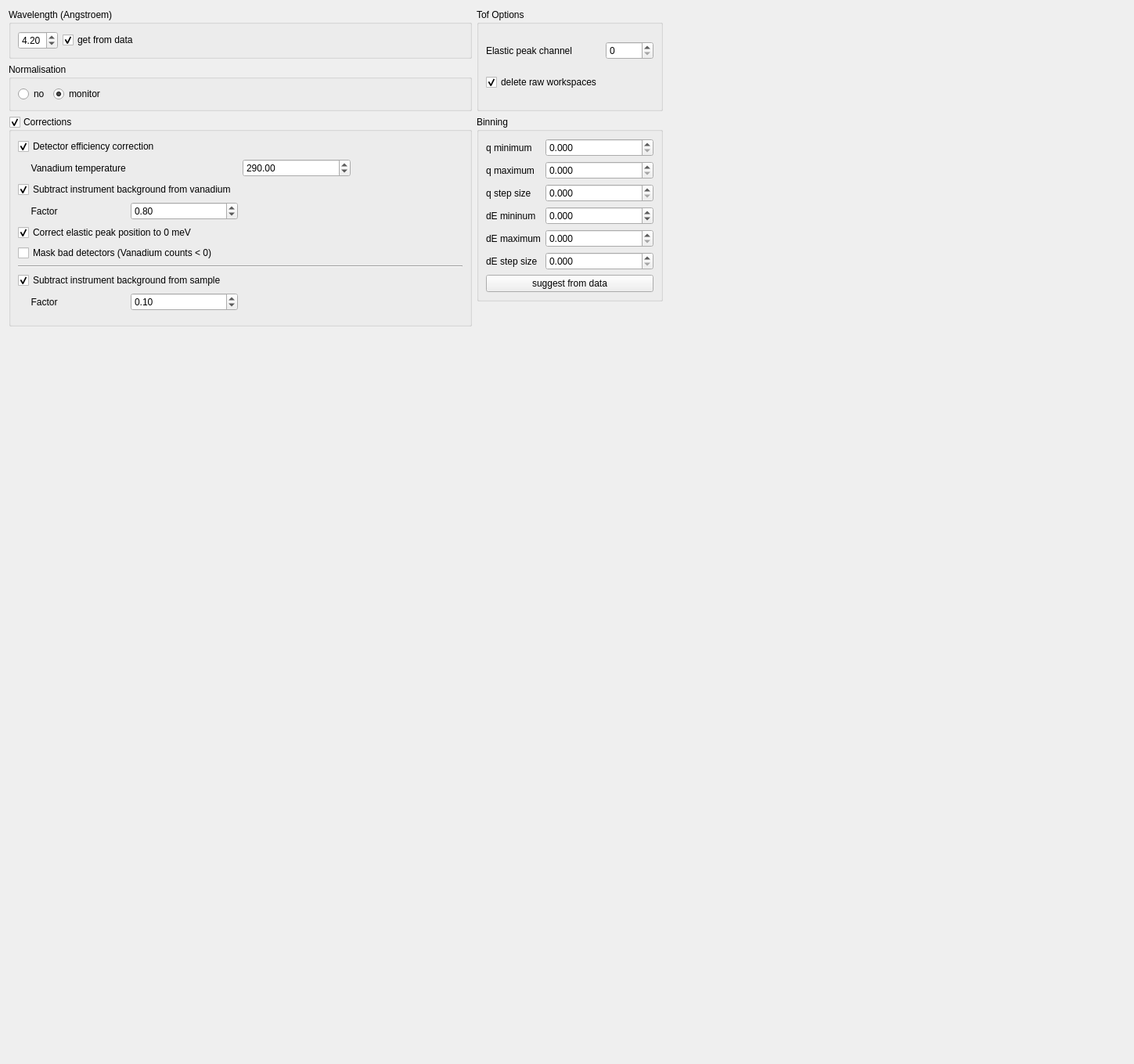
<?xml version="1.0" encoding="UTF-8"?>
<ui version="4.0">
 <class>Form</class>
 <widget class="QWidget" name="Form">
  <property name="geometry">
   <rect>
    <x>0</x>
    <y>0</y>
    <width>1449</width>
    <height>1359</height>
   </rect>
  </property>
  <property name="windowTitle">
   <string>Form</string>
  </property>
  <layout class="QGridLayout" name="gridLayout">
   <item row="0" column="0">
    <widget class="QGroupBox" name="groupBox">
     <property name="title">
      <string>Wavelength (Angstroem)</string>
     </property>
     <layout class="QHBoxLayout" name="horizontalLayout">
      <item>
       <widget class="QDoubleSpinBox" name="dSB_wavelength">
        <property name="maximum">
         <double>9.000000000000000</double>
        </property>
        <property name="singleStep">
         <double>0.100000000000000</double>
        </property>
        <property name="value">
         <double>4.200000000000000</double>
        </property>
       </widget>
      </item>
      <item>
       <widget class="QCheckBox" name="cB_get_wavelength">
        <property name="text">
         <string>get from data</string>
        </property>
        <property name="checked">
         <bool>true</bool>
        </property>
       </widget>
      </item>
      <item>
       <spacer name="horizontalSpacer_3">
        <property name="orientation">
         <enum>Qt::Horizontal</enum>
        </property>
        <property name="sizeHint" stdset="0">
         <size>
          <width>40</width>
          <height>20</height>
         </size>
        </property>
       </spacer>
      </item>
     </layout>
    </widget>
   </item>
   <item row="10" column="0">
    <spacer name="verticalSpacer">
     <property name="orientation">
      <enum>Qt::Vertical</enum>
     </property>
     <property name="sizeHint" stdset="0">
      <size>
       <width>20</width>
       <height>40</height>
      </size>
     </property>
    </spacer>
   </item>
   <item row="3" column="0" rowspan="3">
    <widget class="QGroupBox" name="gB_corrections">
     <property name="title">
      <string>Corrections</string>
     </property>
     <property name="checkable">
      <bool>true</bool>
     </property>
     <property name="checked">
      <bool>true</bool>
     </property>
     <layout class="QGridLayout" name="gridLayout_5">
      <item row="13" column="0" colspan="3">
       <widget class="QCheckBox" name="cB_correct_elastic_peak_position">
        <property name="text">
         <string>Correct elastic peak position to 0 meV</string>
        </property>
        <property name="checked">
         <bool>true</bool>
        </property>
       </widget>
      </item>
      <item row="11" column="1">
       <widget class="QDoubleSpinBox" name="dSB_vana_back_factor">
        <property name="maximum">
         <double>10.000000000000000</double>
        </property>
        <property name="singleStep">
         <double>0.100000000000000</double>
        </property>
        <property name="value">
         <double>0.800000000000000</double>
        </property>
       </widget>
      </item>
      <item row="0" column="0" colspan="4">
       <widget class="QCheckBox" name="cB_det_efficency">
        <property name="text">
         <string>Detector efficiency correction</string>
        </property>
        <property name="checked">
         <bool>true</bool>
        </property>
       </widget>
      </item>
      <item row="1" column="2">
       <widget class="QDoubleSpinBox" name="dSB_vanadium_temperature">
        <property name="maximum">
         <double>999.000000000000000</double>
        </property>
        <property name="value">
         <double>290.000000000000000</double>
        </property>
       </widget>
      </item>
      <item row="10" column="0" colspan="4">
       <widget class="QCheckBox" name="cB_substract_vana_back">
        <property name="text">
         <string>Subtract instrument background from vanadium</string>
        </property>
        <property name="checked">
         <bool>true</bool>
        </property>
       </widget>
      </item>
      <item row="16" column="0" colspan="4">
       <widget class="QCheckBox" name="cB_substract_sample_back">
        <property name="text">
         <string>Subtract instrument background from sample</string>
        </property>
        <property name="checked">
         <bool>true</bool>
        </property>
       </widget>
      </item>
      <item row="1" column="0" colspan="2">
       <widget class="QLabel" name="l_vanadium_temperature">
        <property name="text">
         <string>     Vanadium temperature</string>
        </property>
       </widget>
      </item>
      <item row="14" column="0" colspan="4">
       <widget class="QCheckBox" name="cB_mask_bad_detectors">
        <property name="text">
         <string>Mask bad detectors (Vanadium counts &lt; 0)</string>
        </property>
       </widget>
      </item>
      <item row="15" column="0" colspan="4">
       <widget class="Line" name="line">
        <property name="orientation">
         <enum>Qt::Horizontal</enum>
        </property>
       </widget>
      </item>
      <item row="11" column="0">
       <widget class="QLabel" name="l_background_factor">
        <property name="text">
         <string>     Factor</string>
        </property>
       </widget>
      </item>
      <item row="17" column="0">
       <widget class="QLabel" name="l_sample_back_factor">
        <property name="text">
         <string>     Factor</string>
        </property>
       </widget>
      </item>
      <item row="17" column="1">
       <widget class="QDoubleSpinBox" name="dSB_sample_back_factor">
        <property name="maximum">
         <double>10.000000000000000</double>
        </property>
        <property name="value">
         <double>0.100000000000000</double>
        </property>
       </widget>
      </item>
     </layout>
    </widget>
   </item>
   <item row="1" column="0">
    <widget class="QGroupBox" name="gB_normalisation_2">
     <property name="title">
      <string>Normalisation</string>
     </property>
     <layout class="QHBoxLayout" name="horizontalLayout_6">
      <item>
       <widget class="QRadioButton" name="rB_norm_no">
        <property name="text">
         <string>no</string>
        </property>
        <property name="checked">
         <bool>false</bool>
        </property>
       </widget>
      </item>
      <item>
       <widget class="QRadioButton" name="rB_norm_monitor">
        <property name="text">
         <string>monitor</string>
        </property>
        <property name="checked">
         <bool>true</bool>
        </property>
       </widget>
      </item>
      <item>
       <spacer name="horizontalSpacer_6">
        <property name="orientation">
         <enum>Qt::Horizontal</enum>
        </property>
        <property name="sizeHint" stdset="0">
         <size>
          <width>40</width>
          <height>20</height>
         </size>
        </property>
       </spacer>
      </item>
     </layout>
    </widget>
   </item>
   <item row="0" column="1" rowspan="2">
    <widget class="QGroupBox" name="gB_tof_options">
     <property name="title">
      <string>Tof Options</string>
     </property>
     <layout class="QGridLayout" name="gridLayout_2">
      <item row="0" column="0">
       <widget class="QLabel" name="l_epp_corr">
        <property name="text">
         <string>Elastic peak channel</string>
        </property>
       </widget>
      </item>
      <item row="1" column="0">
       <widget class="QCheckBox" name="cB_delete_raw">
        <property name="text">
         <string>delete raw workspaces</string>
        </property>
        <property name="checked">
         <bool>true</bool>
        </property>
       </widget>
      </item>
      <item row="0" column="1">
       <widget class="QSpinBox" name="SB_epp_channel">
        <property name="maximum">
         <number>10000</number>
        </property>
       </widget>
      </item>
     </layout>
    </widget>
   </item>
   <item row="5" column="2">
    <spacer name="horizontalSpacer">
     <property name="orientation">
      <enum>Qt::Horizontal</enum>
     </property>
     <property name="sizeHint" stdset="0">
      <size>
       <width>40</width>
       <height>20</height>
      </size>
     </property>
    </spacer>
   </item>
   <item row="3" column="1">
    <widget class="QGroupBox" name="gB_binning">
     <property name="title">
      <string>Binning</string>
     </property>
     <layout class="QFormLayout" name="formLayout">
      <item row="0" column="0">
       <widget class="QLabel" name="l_qmin">
        <property name="text">
         <string>q minimum</string>
        </property>
       </widget>
      </item>
      <item row="0" column="1">
       <widget class="QDoubleSpinBox" name="dSB_qmin">
        <property name="decimals">
         <number>3</number>
        </property>
       </widget>
      </item>
      <item row="1" column="0">
       <widget class="QLabel" name="l_qmax">
        <property name="text">
         <string>q maximum</string>
        </property>
       </widget>
      </item>
      <item row="1" column="1">
       <widget class="QDoubleSpinBox" name="dSB_qmax">
        <property name="decimals">
         <number>3</number>
        </property>
       </widget>
      </item>
      <item row="2" column="0">
       <widget class="QLabel" name="l_qstep">
        <property name="text">
         <string>q step size</string>
        </property>
       </widget>
      </item>
      <item row="2" column="1">
       <widget class="QDoubleSpinBox" name="dSB_qstep">
        <property name="decimals">
         <number>3</number>
        </property>
       </widget>
      </item>
      <item row="3" column="0">
       <widget class="QLabel" name="l_dEmin">
        <property name="text">
         <string>dE mininum</string>
        </property>
       </widget>
      </item>
      <item row="3" column="1">
       <widget class="QDoubleSpinBox" name="dSB_dEmin">
        <property name="decimals">
         <number>3</number>
        </property>
        <property name="minimum">
         <double>-99.000000000000000</double>
        </property>
       </widget>
      </item>
      <item row="4" column="0">
       <widget class="QLabel" name="l_dEmax">
        <property name="text">
         <string>dE maximum</string>
        </property>
       </widget>
      </item>
      <item row="4" column="1">
       <widget class="QDoubleSpinBox" name="dSB_dEmax">
        <property name="decimals">
         <number>3</number>
        </property>
       </widget>
      </item>
      <item row="5" column="0">
       <widget class="QLabel" name="l_dEstep">
        <property name="text">
         <string>dE step size</string>
        </property>
       </widget>
      </item>
      <item row="5" column="1">
       <widget class="QDoubleSpinBox" name="dSB_dEstep">
        <property name="decimals">
         <number>3</number>
        </property>
       </widget>
      </item>
      <item row="6" column="0" colspan="2">
       <widget class="QPushButton" name="pB_estimate">
        <property name="text">
         <string>suggest from data</string>
        </property>
       </widget>
      </item>
     </layout>
    </widget>
   </item>
  </layout>
 </widget>
 <resources/>
 <connections/>
</ui>
